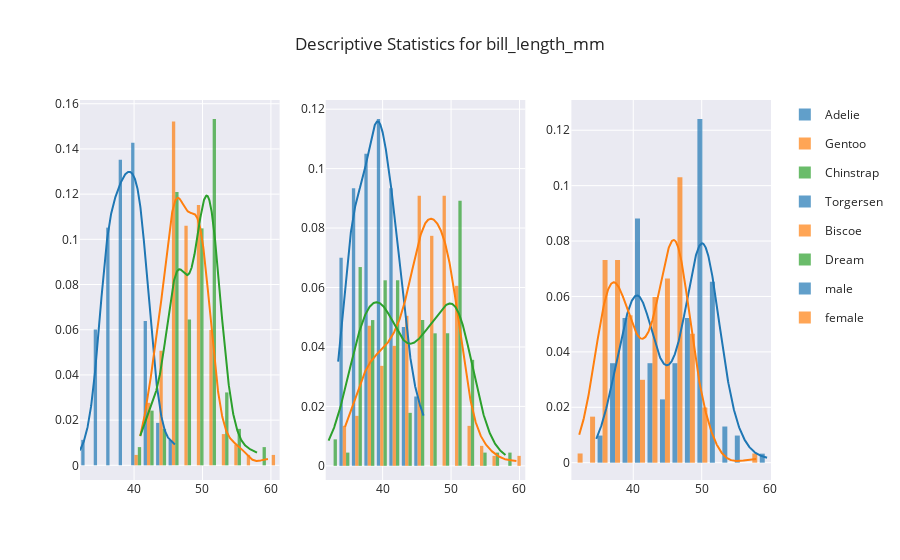
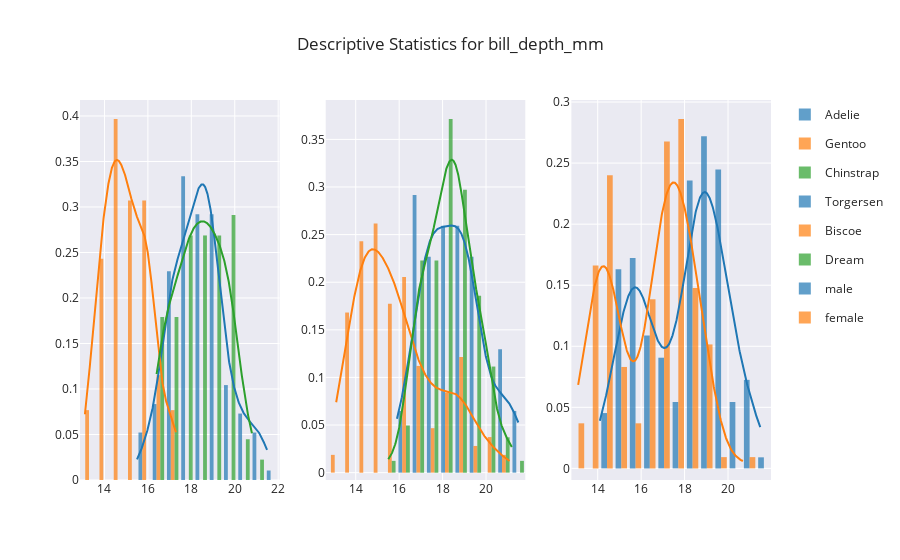
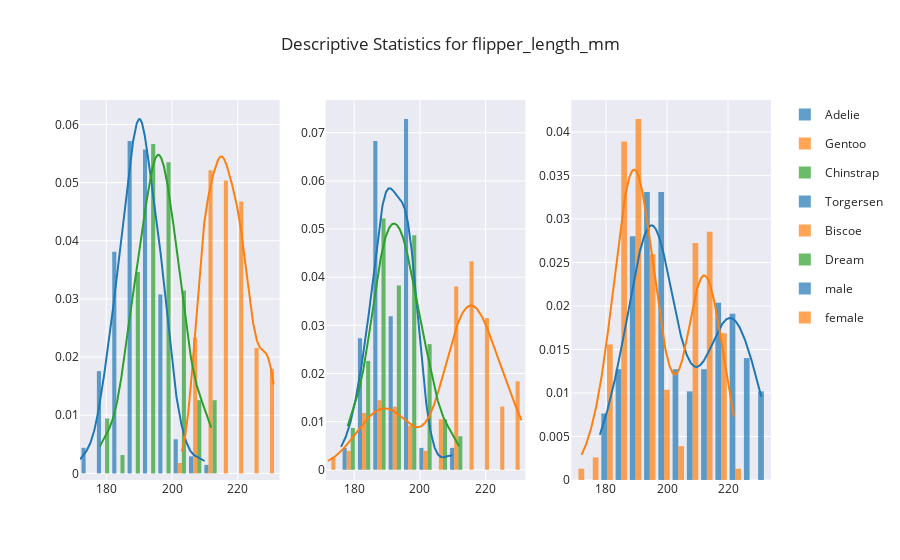
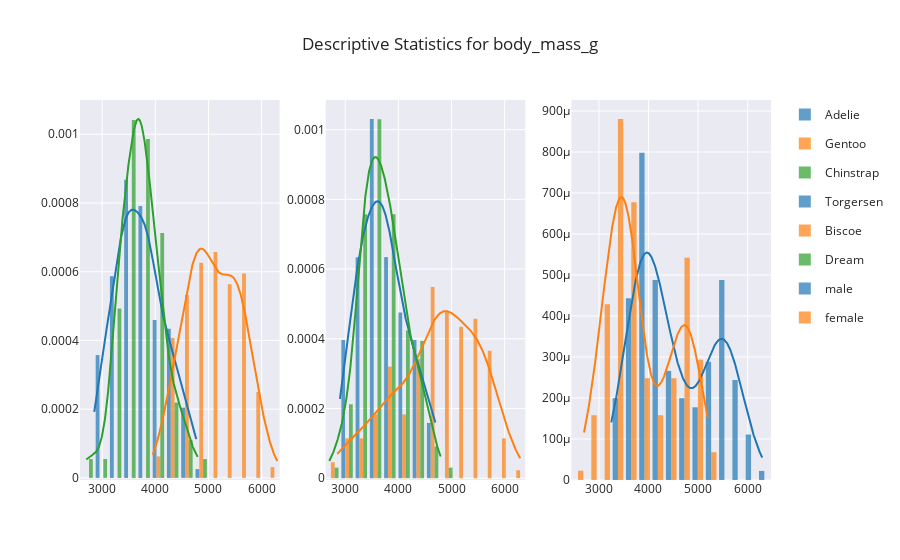

The code cell stored with these charts, in order, in its notebook:
### Markdown cell above
## Exploratory Findings (EF) 1:
<p>Species
<br>Adelie and Gentoo dominate proporionally in comparison to Chinstrap penguins
</p>
<p>Island
<br>Even more so, Torgersen and Biscoe dominate proportionally in comparison to Dream penguins
</p>
<p>Bill Length (mm)
<br>Across the entire dataset this feature appears to be a rougly bimodal distribution with peaks around 40 and 50
</p>
<p>Bill Depth (mm)
<br>Appears fairly uniform with the exception of additional frequency being observed around 19mm
</p>
<p>Flipper Length (mm)
<br>Similar to Bill Length, this feature appears to be a bimodal distribution with peaks around 90 and 115
</p>
<p>Body Mass (g)
<br>Our most normal distributed variable yet, this one is skewed to the right, however not drastically
</p>
<p>Sex
<br>Fairly even split between female and male penguins
</p>
<p>Year
<br>Years are also evenly split between 2007, 2008, and 2009
</p>
<br>Now let us explore the continous variables under each categorical variable to reveal potentially hidden pattens that are not visible at this stage.
<br> *Update* Year was not found to be an informational feature so it was removed from the frame

### Code cell
importlib.reload(plots)
quantitative = [column for column in penguins.columns if not plots.isQualitative(penguins, column)]
qualititative = [column for column in penguins.columns if plots.isQualitative(penguins, column)]
for feature in quantitative:
    plots.descriptiveDistributions(penguins, feature, qualititative).show()

### Figure 1 — Plotly figure (JSON) as saved in the notebook; plotly's stock layout.template omitted (floating-point values rounded to 4 significant figures; data arrays with more than 128 entries replaced by an {"elided": "..."} marker saying what was removed)
{"data": [{"autobinx": false, "histnorm": "probability density", "legendgroup": "Adelie", "marker": {"color": "rgb(31, 119, 180)"}, "name": "Adelie", "opacity": 0.7, "type": "histogram", "x": {"elided": "146 float values"}, "xaxis": "x", "xbins": {"end": 46, "size": 1.823, "start": 32.1}, "yaxis": "y"}, {"autobinx": false, "histnorm": "probability density", "legendgroup": "Gentoo", "marker": {"color": "rgb(255, 127, 14)"}, "name": "Gentoo", "opacity": 0.7, "type": "histogram", "x": [46.1, 50, 48.7, 50, 47.6, 46.5, 45.4, 46.7, 43.3, 46.8, 40.9, 49, 45.5, 48.4, 45.8, 49.3, 42, 49.2, 46.2, 48.7, 50.2, 45.1, 46.5, 46.3, 42.9, 46.1, 47.8, 48.2, 50, 47.3, 42.8, 45.1, 59.6, 49.1, 48.4, 42.6, 44.4, 44, 48.7, 42.7, 49.6, 45.3, 49.6, 50.5, 43.6, 45.5, 50.5, 44.9, 45.2, 46.6, 48.5, 45.1, 50.1, 46.5, 45, 43.8, 45.5, 43.2, 50.4, 45.3, 46.2, 45.7, 54.3, 45.8, 49.8, 49.5, 43.5, 50.7, 47.7, 46.4, 48.2, 46.5, 46.4, 48.6, 47.5, 51.1, 45.2, 45.2, 49.1, 52.5, 47.4, 50, 44.9, 50.8, 43.4, 51.3, 47.5, 52.1, 47.5, 52.2, 45.5, 49.5, 44.5, 50.8, 49.4, 46.9, 48.4, 51.1, 48.5, 55.9, 47.2, 49.1, 46.8, 41.7, 53.4, 43.3, 48.1, 50.5, 49.8, 43.5, 51.5, 46.2, 55.1, 48.8, 47.2, 46.8, 50.4, 45.2, 49.9], "xaxis": "x", "xbins": {"end": 59.6, "size": 1.823, "start": 40.9}, "yaxis": "y"}, {"autobinx": false, "histnorm": "probability density", "legendgroup": "Chinstrap", "marker": {"color": "rgb(44, 160, 44)"}, "name": "Chinstrap", "opacity": 0.7, "type": "histogram", "x": [46.5, 50, 51.3, 45.4, 52.7, 45.2, 46.1, 51.3, 46, 51.3, 46.6, 51.7, 47, 52, 45.9, 50.5, 50.3, 58, 46.4, 49.2, 42.4, 48.5, 43.2, 50.6, 46.7, 52, 50.5, 49.5, 46.4, 52.8, 40.9, 54.2, 42.5, 51, 49.7, 47.5, 47.6, 52, 46.9, 53.5, 49, 46.2, 50.9, 45.5, 50.9, 50.8, 50.1, 49, 51.5, 49.8, 48.1, 51.4, 45.7, 50.7, 42.5, 52.2, 45.2, 49.3, 50.2, 45.6, 51.9, 46.8, 45.7, 55.8, 43.5, 49.6, 50.8, 50.2], "xaxis": "x", "xbins": {"end": 58, "size": 1.823, "start": 40.9}, "yaxis": "y"}, {"legendgroup": "Adelie", "marker": {"color": "rgb(31, 119, 180)"}, "mode": "lines", "name": "Adelie", "showlegend": false, "type": "scatter", "x": {"elided": "500 float values"}, "xaxis": "x", "y": {"elided": "500 float values"}, "yaxis": "y"}, {"legendgroup": "Gentoo", "marker": {"color": "rgb(255, 127, 14)"}, "mode": "lines", "name": "Gentoo", "showlegend": false, "type": "scatter", "x": {"elided": "500 float values"}, "xaxis": "x", "y": {"elided": "500 float values"}, "yaxis": "y"}, {"legendgroup": "Chinstrap", "marker": {"color": "rgb(44, 160, 44)"}, "mode": "lines", "name": "Chinstrap", "showlegend": false, "type": "scatter", "x": {"elided": "500 float values"}, "xaxis": "x", "y": {"elided": "500 float values"}, "yaxis": "y"}, {"autobinx": false, "histnorm": "probability density", "legendgroup": "Torgersen", "marker": {"color": "rgb(31, 119, 180)"}, "name": "Torgersen", "opacity": 0.7, "type": "histogram", "x": [39.1, 39.5, 40.3, 36.7, 39.3, 38.9, 39.2, 41.1, 38.6, 34.6, 36.6, 38.7, 42.5, 34.4, 46, 35.9, 41.8, 33.5, 39.7, 39.6, 45.8, 35.5, 42.8, 40.9, 37.2, 36.2, 42.1, 34.6, 42.9, 36.7, 35.1, 38.6, 37.3, 35.7, 41.1, 36.2, 37.7, 40.2, 41.4, 35.2, 40.6, 38.8, 41.5, 39, 44.1, 38.5, 43.1], "xaxis": "x2", "xbins": {"end": 46, "size": 1.823, "start": 33.5}, "yaxis": "y2"}, {"autobinx": false, "histnorm": "probability density", "legendgroup": "Biscoe", "marker": {"color": "rgb(255, 127, 14)"}, "name": "Biscoe", "opacity": 0.7, "type": "histogram", "x": {"elided": "163 float values"}, "xaxis": "x2", "xbins": {"end": 59.6, "size": 1.823, "start": 34.5}, "yaxis": "y2"}, {"autobinx": false, "histnorm": "probability density", "legendgroup": "Dream", "marker": {"color": "rgb(44, 160, 44)"}, "name": "Dream", "opacity": 0.7, "type": "histogram", "x": [39.5, 37.2, 39.5, 40.9, 36.4, 39.2, 38.8, 42.2, 37.6, 39.8, 36.5, 40.8, 36, 44.1, 37, 39.6, 41.1, 36, 42.3, 37.3, 41.3, 36.3, 36.9, 38.3, 38.9, 35.7, 41.1, 34, 39.6, 36.2, 40.8, 38.1, 40.3, 33.1, 43.2, 36.8, 37.5, 38.1, 41.1, 35.6, 40.2, 37, 39.7, 40.2, 40.6, 32.1, 40.7, 37.3, 39, 39.2, 36.6, 36, 37.8, 36, 41.5, 46.5, 50, 51.3, 45.4, 52.7, 45.2, 46.1, 51.3, 46, 51.3, 46.6, 51.7, 47, 52, 45.9, 50.5, 50.3, 58, 46.4, 49.2, 42.4, 48.5, 43.2, 50.6, 46.7, 52, 50.5, 49.5, 46.4, 52.8, 40.9, 54.2, 42.5, 51, 49.7, 47.5, 47.6, 52, 46.9, 53.5, 49, 46.2, 50.9, 45.5, 50.9, 50.8, 50.1, 49, 51.5, 49.8, 48.1, 51.4, 45.7, 50.7, 42.5, 52.2, 45.2, 49.3, 50.2, 45.6, 51.9, 46.8, 45.7, 55.8, 43.5, 49.6, 50.8, 50.2], "xaxis": "x2", "xbins": {"end": 58, "size": 1.823, "start": 32.1}, "yaxis": "y2"}, {"legendgroup": "Torgersen", "marker": {"color": "rgb(31, 119, 180)"}, "mode": "lines", "name": "Torgersen", "showlegend": false, "type": "scatter", "x": {"elided": "500 float values"}, "xaxis": "x2", "y": {"elided": "500 float values"}, "yaxis": "y2"}, {"legendgroup": "Biscoe", "marker": {"color": "rgb(255, 127, 14)"}, "mode": "lines", "name": "Biscoe", "showlegend": false, "type": "scatter", "x": {"elided": "500 float values"}, "xaxis": "x2", "y": {"elided": "500 float values"}, "yaxis": "y2"}, {"legendgroup": "Dream", "marker": {"color": "rgb(44, 160, 44)"}, "mode": "lines", "name": "Dream", "showlegend": false, "type": "scatter", "x": {"elided": "500 float values"}, "xaxis": "x2", "y": {"elided": "500 float values"}, "yaxis": "y2"}, {"autobinx": false, "histnorm": "probability density", "legendgroup": "male", "marker": {"color": "rgb(31, 119, 180)"}, "name": "male", "opacity": 0.7, "type": "histogram", "x": {"elided": "168 float values"}, "xaxis": "x3", "xbins": {"end": 59.6, "size": 1.823, "start": 34.6}, "yaxis": "y3"}, {"autobinx": false, "histnorm": "probability density", "legendgroup": "female", "marker": {"color": "rgb(255, 127, 14)"}, "name": "female", "opacity": 0.7, "type": "histogram", "x": {"elided": "165 float values"}, "xaxis": "x3", "xbins": {"end": 58, "size": 1.823, "start": 32.1}, "yaxis": "y3"}, {"legendgroup": "male", "marker": {"color": "rgb(31, 119, 180)"}, "mode": "lines", "name": "male", "showlegend": false, "type": "scatter", "x": {"elided": "500 float values"}, "xaxis": "x3", "y": {"elided": "500 float values"}, "yaxis": "y3"}, {"legendgroup": "female", "marker": {"color": "rgb(255, 127, 14)"}, "mode": "lines", "name": "female", "showlegend": false, "type": "scatter", "x": {"elided": "500 float values"}, "xaxis": "x3", "y": {"elided": "500 float values"}, "yaxis": "y3"}], "layout": {"title": {"text": "Descriptive Statistics for bill_length_mm"}, "xaxis": {"anchor": "y", "domain": [0, 0.2889]}, "xaxis2": {"anchor": "y2", "domain": [0.3556, 0.6444]}, "xaxis3": {"anchor": "y3", "domain": [0.7111, 1]}, "yaxis": {"anchor": "x", "domain": [0, 1]}, "yaxis2": {"anchor": "x2", "domain": [0, 1]}, "yaxis3": {"anchor": "x3", "domain": [0, 1]}}}

### Figure 2 — Plotly figure (JSON) as saved in the notebook; plotly's stock layout.template omitted (floating-point values rounded to 4 significant figures; data arrays with more than 128 entries replaced by an {"elided": "..."} marker saying what was removed)
{"data": [{"autobinx": false, "histnorm": "probability density", "legendgroup": "Adelie", "marker": {"color": "rgb(31, 119, 180)"}, "name": "Adelie", "opacity": 0.7, "type": "histogram", "x": {"elided": "146 float values"}, "xaxis": "x", "xbins": {"end": 21.5, "size": 0.6567, "start": 15.5}, "yaxis": "y"}, {"autobinx": false, "histnorm": "probability density", "legendgroup": "Gentoo", "marker": {"color": "rgb(255, 127, 14)"}, "name": "Gentoo", "opacity": 0.7, "type": "histogram", "x": [13.2, 16.3, 14.1, 15.2, 14.5, 13.5, 14.6, 15.3, 13.4, 15.4, 13.7, 16.1, 13.7, 14.6, 14.6, 15.7, 13.5, 15.2, 14.5, 15.1, 14.3, 14.5, 14.5, 15.8, 13.1, 15.1, 15, 14.3, 15.3, 15.3, 14.2, 14.5, 17, 14.8, 16.3, 13.7, 17.3, 13.6, 15.7, 13.7, 16, 13.7, 15, 15.9, 13.9, 13.9, 15.9, 13.3, 15.8, 14.2, 14.1, 14.4, 15, 14.4, 15.4, 13.9, 15, 14.5, 15.3, 13.8, 14.9, 13.9, 15.7, 14.2, 16.8, 16.2, 14.2, 15, 15, 15.6, 15.6, 14.8, 15, 16, 14.2, 16.3, 13.8, 16.4, 14.5, 15.6, 14.6, 15.9, 13.8, 17.3, 14.4, 14.2, 14, 17, 15, 17.1, 14.5, 16.1, 14.7, 15.7, 15.8, 14.6, 14.4, 16.5, 15, 17, 15.5, 15, 16.1, 14.7, 15.8, 14, 15.1, 15.2, 15.9, 15.2, 16.3, 14.1, 16, 16.2, 13.7, 14.3, 15.7, 14.8, 16.1], "xaxis": "x", "xbins": {"end": 17.3, "size": 0.6567, "start": 13.1}, "yaxis": "y"}, {"autobinx": false, "histnorm": "probability density", "legendgroup": "Chinstrap", "marker": {"color": "rgb(44, 160, 44)"}, "name": "Chinstrap", "opacity": 0.7, "type": "histogram", "x": [17.9, 19.5, 19.2, 18.7, 19.8, 17.8, 18.2, 18.2, 18.9, 19.9, 17.8, 20.3, 17.3, 18.1, 17.1, 19.6, 20, 17.8, 18.6, 18.2, 17.3, 17.5, 16.6, 19.4, 17.9, 19, 18.4, 19, 17.8, 20, 16.6, 20.8, 16.7, 18.8, 18.6, 16.8, 18.3, 20.7, 16.6, 19.9, 19.5, 17.5, 19.1, 17, 17.9, 18.5, 17.9, 19.6, 18.7, 17.3, 16.4, 19, 17.3, 19.7, 17.3, 18.8, 16.6, 19.9, 18.8, 19.4, 19.5, 16.5, 17, 19.8, 18.1, 18.2, 19, 18.7], "xaxis": "x", "xbins": {"end": 20.8, "size": 0.6567, "start": 16.4}, "yaxis": "y"}, {"legendgroup": "Adelie", "marker": {"color": "rgb(31, 119, 180)"}, "mode": "lines", "name": "Adelie", "showlegend": false, "type": "scatter", "x": {"elided": "500 float values"}, "xaxis": "x", "y": {"elided": "500 float values"}, "yaxis": "y"}, {"legendgroup": "Gentoo", "marker": {"color": "rgb(255, 127, 14)"}, "mode": "lines", "name": "Gentoo", "showlegend": false, "type": "scatter", "x": {"elided": "500 float values"}, "xaxis": "x", "y": {"elided": "500 float values"}, "yaxis": "y"}, {"legendgroup": "Chinstrap", "marker": {"color": "rgb(44, 160, 44)"}, "mode": "lines", "name": "Chinstrap", "showlegend": false, "type": "scatter", "x": {"elided": "500 float values"}, "xaxis": "x", "y": {"elided": "500 float values"}, "yaxis": "y"}, {"autobinx": false, "histnorm": "probability density", "legendgroup": "Torgersen", "marker": {"color": "rgb(31, 119, 180)"}, "name": "Torgersen", "opacity": 0.7, "type": "histogram", "x": [18.7, 17.4, 18, 19.3, 20.6, 17.8, 19.6, 17.6, 21.2, 21.1, 17.8, 19, 20.7, 18.4, 21.5, 16.6, 19.4, 19, 18.4, 17.2, 18.9, 17.5, 18.5, 16.8, 19.4, 16.1, 19.1, 17.2, 17.6, 18.8, 19.4, 17, 20.5, 17, 18.6, 17.2, 19.8, 17, 18.5, 15.9, 19, 17.6, 18.3, 17.1, 18, 17.9, 19.2], "xaxis": "x2", "xbins": {"end": 21.5, "size": 0.6567, "start": 15.9}, "yaxis": "y2"}, {"autobinx": false, "histnorm": "probability density", "legendgroup": "Biscoe", "marker": {"color": "rgb(255, 127, 14)"}, "name": "Biscoe", "opacity": 0.7, "type": "histogram", "x": {"elided": "163 float values"}, "xaxis": "x2", "xbins": {"end": 21.1, "size": 0.6567, "start": 13.1}, "yaxis": "y2"}, {"autobinx": false, "histnorm": "probability density", "legendgroup": "Dream", "marker": {"color": "rgb(44, 160, 44)"}, "name": "Dream", "opacity": 0.7, "type": "histogram", "x": [16.7, 18.1, 17.8, 18.9, 17, 21.1, 20, 18.5, 19.3, 19.1, 18, 18.4, 18.5, 19.7, 16.9, 18.8, 19, 17.9, 21.2, 17.8, 20.3, 19.5, 18.6, 19.2, 18.8, 18, 18.1, 17.1, 18.1, 17.3, 18.9, 18.6, 18.5, 16.1, 18.5, 18.5, 18.5, 17.6, 17.5, 17.5, 20.1, 16.5, 17.9, 17.1, 17.2, 15.5, 17, 16.8, 18.7, 18.6, 18.4, 17.8, 18.1, 17.1, 18.5, 17.9, 19.5, 19.2, 18.7, 19.8, 17.8, 18.2, 18.2, 18.9, 19.9, 17.8, 20.3, 17.3, 18.1, 17.1, 19.6, 20, 17.8, 18.6, 18.2, 17.3, 17.5, 16.6, 19.4, 17.9, 19, 18.4, 19, 17.8, 20, 16.6, 20.8, 16.7, 18.8, 18.6, 16.8, 18.3, 20.7, 16.6, 19.9, 19.5, 17.5, 19.1, 17, 17.9, 18.5, 17.9, 19.6, 18.7, 17.3, 16.4, 19, 17.3, 19.7, 17.3, 18.8, 16.6, 19.9, 18.8, 19.4, 19.5, 16.5, 17, 19.8, 18.1, 18.2, 19, 18.7], "xaxis": "x2", "xbins": {"end": 21.2, "size": 0.6567, "start": 15.5}, "yaxis": "y2"}, {"legendgroup": "Torgersen", "marker": {"color": "rgb(31, 119, 180)"}, "mode": "lines", "name": "Torgersen", "showlegend": false, "type": "scatter", "x": {"elided": "500 float values"}, "xaxis": "x2", "y": {"elided": "500 float values"}, "yaxis": "y2"}, {"legendgroup": "Biscoe", "marker": {"color": "rgb(255, 127, 14)"}, "mode": "lines", "name": "Biscoe", "showlegend": false, "type": "scatter", "x": {"elided": "500 float values"}, "xaxis": "x2", "y": {"elided": "500 float values"}, "yaxis": "y2"}, {"legendgroup": "Dream", "marker": {"color": "rgb(44, 160, 44)"}, "mode": "lines", "name": "Dream", "showlegend": false, "type": "scatter", "x": {"elided": "500 float values"}, "xaxis": "x2", "y": {"elided": "500 float values"}, "yaxis": "y2"}, {"autobinx": false, "histnorm": "probability density", "legendgroup": "male", "marker": {"color": "rgb(31, 119, 180)"}, "name": "male", "opacity": 0.7, "type": "histogram", "x": {"elided": "168 float values"}, "xaxis": "x3", "xbins": {"end": 21.5, "size": 0.6567, "start": 14.1}, "yaxis": "y3"}, {"autobinx": false, "histnorm": "probability density", "legendgroup": "female", "marker": {"color": "rgb(255, 127, 14)"}, "name": "female", "opacity": 0.7, "type": "histogram", "x": {"elided": "165 float values"}, "xaxis": "x3", "xbins": {"end": 20.7, "size": 0.6567, "start": 13.1}, "yaxis": "y3"}, {"legendgroup": "male", "marker": {"color": "rgb(31, 119, 180)"}, "mode": "lines", "name": "male", "showlegend": false, "type": "scatter", "x": {"elided": "500 float values"}, "xaxis": "x3", "y": {"elided": "500 float values"}, "yaxis": "y3"}, {"legendgroup": "female", "marker": {"color": "rgb(255, 127, 14)"}, "mode": "lines", "name": "female", "showlegend": false, "type": "scatter", "x": {"elided": "500 float values"}, "xaxis": "x3", "y": {"elided": "500 float values"}, "yaxis": "y3"}], "layout": {"title": {"text": "Descriptive Statistics for bill_depth_mm"}, "xaxis": {"anchor": "y", "domain": [0, 0.2889]}, "xaxis2": {"anchor": "y2", "domain": [0.3556, 0.6444]}, "xaxis3": {"anchor": "y3", "domain": [0.7111, 1]}, "yaxis": {"anchor": "x", "domain": [0, 1]}, "yaxis2": {"anchor": "x2", "domain": [0, 1]}, "yaxis3": {"anchor": "x3", "domain": [0, 1]}}}

### Figure 3 — Plotly figure (JSON) as saved in the notebook; plotly's stock layout.template omitted (floating-point values rounded to 4 significant figures; data arrays with more than 128 entries replaced by an {"elided": "..."} marker saying what was removed)
{"data": [{"autobinx": false, "histnorm": "probability density", "legendgroup": "Adelie", "marker": {"color": "rgb(31, 119, 180)"}, "name": "Adelie", "opacity": 0.7, "type": "histogram", "x": {"elided": "146 int values"}, "xaxis": "x", "xbins": {"end": 210, "size": 4.673, "start": 172}, "yaxis": "y"}, {"autobinx": false, "histnorm": "probability density", "legendgroup": "Gentoo", "marker": {"color": "rgb(255, 127, 14)"}, "name": "Gentoo", "opacity": 0.7, "type": "histogram", "x": [211, 230, 210, 218, 215, 210, 211, 219, 209, 215, 214, 216, 214, 213, 210, 217, 210, 221, 209, 222, 218, 215, 213, 215, 215, 215, 215, 210, 220, 222, 209, 207, 230, 220, 220, 213, 219, 208, 208, 208, 225, 210, 216, 222, 217, 210, 225, 213, 215, 210, 220, 210, 225, 217, 220, 208, 220, 208, 224, 208, 221, 214, 231, 219, 230, 229, 220, 223, 216, 221, 221, 217, 216, 230, 209, 220, 215, 223, 212, 221, 212, 224, 212, 228, 218, 218, 212, 230, 218, 228, 212, 224, 214, 226, 216, 222, 203, 225, 219, 228, 215, 228, 215, 210, 219, 208, 209, 216, 229, 213, 230, 217, 230, 222, 214, 215, 222, 212, 213], "xaxis": "x", "xbins": {"end": 231, "size": 4.673, "start": 203}, "yaxis": "y"}, {"autobinx": false, "histnorm": "probability density", "legendgroup": "Chinstrap", "marker": {"color": "rgb(44, 160, 44)"}, "name": "Chinstrap", "opacity": 0.7, "type": "histogram", "x": [192, 196, 193, 188, 197, 198, 178, 197, 195, 198, 193, 194, 185, 201, 190, 201, 197, 181, 190, 195, 181, 191, 187, 193, 195, 197, 200, 200, 191, 205, 187, 201, 187, 203, 195, 199, 195, 210, 192, 205, 210, 187, 196, 196, 196, 201, 190, 212, 187, 198, 199, 201, 193, 203, 187, 197, 191, 203, 202, 194, 206, 189, 195, 207, 202, 193, 210, 198], "xaxis": "x", "xbins": {"end": 212, "size": 4.673, "start": 178}, "yaxis": "y"}, {"legendgroup": "Adelie", "marker": {"color": "rgb(31, 119, 180)"}, "mode": "lines", "name": "Adelie", "showlegend": false, "type": "scatter", "x": {"elided": "500 float values"}, "xaxis": "x", "y": {"elided": "500 float values"}, "yaxis": "y"}, {"legendgroup": "Gentoo", "marker": {"color": "rgb(255, 127, 14)"}, "mode": "lines", "name": "Gentoo", "showlegend": false, "type": "scatter", "x": {"elided": "500 float values"}, "xaxis": "x", "y": {"elided": "500 float values"}, "yaxis": "y"}, {"legendgroup": "Chinstrap", "marker": {"color": "rgb(44, 160, 44)"}, "mode": "lines", "name": "Chinstrap", "showlegend": false, "type": "scatter", "x": {"elided": "500 float values"}, "xaxis": "x", "y": {"elided": "500 float values"}, "yaxis": "y"}, {"autobinx": false, "histnorm": "probability density", "legendgroup": "Torgersen", "marker": {"color": "rgb(31, 119, 180)"}, "name": "Torgersen", "opacity": 0.7, "type": "histogram", "x": [181, 186, 195, 193, 190, 181, 195, 182, 191, 198, 185, 195, 197, 184, 194, 190, 198, 190, 190, 196, 197, 190, 195, 191, 184, 187, 195, 189, 196, 187, 193, 188, 199, 189, 189, 187, 198, 176, 202, 186, 199, 191, 195, 191, 210, 190, 197], "xaxis": "x2", "xbins": {"end": 210, "size": 4.673, "start": 176}, "yaxis": "y2"}, {"autobinx": false, "histnorm": "probability density", "legendgroup": "Biscoe", "marker": {"color": "rgb(255, 127, 14)"}, "name": "Biscoe", "opacity": 0.7, "type": "histogram", "x": {"elided": "163 int values"}, "xaxis": "x2", "xbins": {"end": 231, "size": 4.673, "start": 172}, "yaxis": "y2"}, {"autobinx": false, "histnorm": "probability density", "legendgroup": "Dream", "marker": {"color": "rgb(44, 160, 44)"}, "name": "Dream", "opacity": 0.7, "type": "histogram", "x": [178, 178, 188, 184, 195, 196, 190, 180, 181, 184, 182, 195, 186, 196, 185, 190, 182, 190, 191, 191, 194, 190, 189, 189, 190, 202, 205, 185, 186, 187, 208, 190, 196, 178, 192, 193, 199, 187, 190, 191, 200, 185, 193, 193, 187, 188, 190, 192, 185, 190, 184, 195, 193, 187, 201, 192, 196, 193, 188, 197, 198, 178, 197, 195, 198, 193, 194, 185, 201, 190, 201, 197, 181, 190, 195, 181, 191, 187, 193, 195, 197, 200, 200, 191, 205, 187, 201, 187, 203, 195, 199, 195, 210, 192, 205, 210, 187, 196, 196, 196, 201, 190, 212, 187, 198, 199, 201, 193, 203, 187, 197, 191, 203, 202, 194, 206, 189, 195, 207, 202, 193, 210, 198], "xaxis": "x2", "xbins": {"end": 212, "size": 4.673, "start": 178}, "yaxis": "y2"}, {"legendgroup": "Torgersen", "marker": {"color": "rgb(31, 119, 180)"}, "mode": "lines", "name": "Torgersen", "showlegend": false, "type": "scatter", "x": {"elided": "500 float values"}, "xaxis": "x2", "y": {"elided": "500 float values"}, "yaxis": "y2"}, {"legendgroup": "Biscoe", "marker": {"color": "rgb(255, 127, 14)"}, "mode": "lines", "name": "Biscoe", "showlegend": false, "type": "scatter", "x": {"elided": "500 float values"}, "xaxis": "x2", "y": {"elided": "500 float values"}, "yaxis": "y2"}, {"legendgroup": "Dream", "marker": {"color": "rgb(44, 160, 44)"}, "mode": "lines", "name": "Dream", "showlegend": false, "type": "scatter", "x": {"elided": "500 float values"}, "xaxis": "x2", "y": {"elided": "500 float values"}, "yaxis": "y2"}, {"autobinx": false, "histnorm": "probability density", "legendgroup": "male", "marker": {"color": "rgb(31, 119, 180)"}, "name": "male", "opacity": 0.7, "type": "histogram", "x": {"elided": "168 int values"}, "xaxis": "x3", "xbins": {"end": 231, "size": 4.673, "start": 178}, "yaxis": "y3"}, {"autobinx": false, "histnorm": "probability density", "legendgroup": "female", "marker": {"color": "rgb(255, 127, 14)"}, "name": "female", "opacity": 0.7, "type": "histogram", "x": {"elided": "165 int values"}, "xaxis": "x3", "xbins": {"end": 222, "size": 4.673, "start": 172}, "yaxis": "y3"}, {"legendgroup": "male", "marker": {"color": "rgb(31, 119, 180)"}, "mode": "lines", "name": "male", "showlegend": false, "type": "scatter", "x": {"elided": "500 float values"}, "xaxis": "x3", "y": {"elided": "500 float values"}, "yaxis": "y3"}, {"legendgroup": "female", "marker": {"color": "rgb(255, 127, 14)"}, "mode": "lines", "name": "female", "showlegend": false, "type": "scatter", "x": {"elided": "500 float values"}, "xaxis": "x3", "y": {"elided": "500 float values"}, "yaxis": "y3"}], "layout": {"title": {"text": "Descriptive Statistics for flipper_length_mm"}, "xaxis": {"anchor": "y", "domain": [0, 0.2889]}, "xaxis2": {"anchor": "y2", "domain": [0.3556, 0.6444]}, "xaxis3": {"anchor": "y3", "domain": [0.7111, 1]}, "yaxis": {"anchor": "x", "domain": [0, 1]}, "yaxis2": {"anchor": "x2", "domain": [0, 1]}, "yaxis3": {"anchor": "x3", "domain": [0, 1]}}}

### Figure 4 — Plotly figure (JSON) as saved in the notebook; plotly's stock layout.template omitted (floating-point values rounded to 4 significant figures; data arrays with more than 128 entries replaced by an {"elided": "..."} marker saying what was removed)
{"data": [{"autobinx": false, "histnorm": "probability density", "legendgroup": "Adelie", "marker": {"color": "rgb(31, 119, 180)"}, "name": "Adelie", "opacity": 0.7, "type": "histogram", "x": {"elided": "146 int values"}, "xaxis": "x", "xbins": {"end": 4775, "size": 268.4, "start": 2850}, "yaxis": "y"}, {"autobinx": false, "histnorm": "probability density", "legendgroup": "Gentoo", "marker": {"color": "rgb(255, 127, 14)"}, "name": "Gentoo", "opacity": 0.7, "type": "histogram", "x": [4500, 5700, 4450, 5700, 5400, 4550, 4800, 5200, 4400, 5150, 4650, 5550, 4650, 5850, 4200, 5850, 4150, 6300, 4800, 5350, 5700, 5000, 4400, 5050, 5000, 5100, 5650, 4600, 5550, 5250, 4700, 5050, 6050, 5150, 5400, 4950, 5250, 4350, 5350, 3950, 5700, 4300, 4750, 5550, 4900, 4200, 5400, 5100, 5300, 4850, 5300, 4400, 5000, 4900, 5050, 4300, 5000, 4450, 5550, 4200, 5300, 4400, 5650, 4700, 5700, 5800, 4700, 5550, 4750, 5000, 5100, 5200, 4700, 5800, 4600, 6000, 4750, 5950, 4625, 5450, 4725, 5350, 4750, 5600, 4600, 5300, 4875, 5550, 4950, 5400, 4750, 5650, 4850, 5200, 4925, 4875, 4625, 5250, 4850, 5600, 4975, 5500, 5500, 4700, 5500, 4575, 5500, 5000, 5950, 4650, 5500, 4375, 5850, 6000, 4925, 4850, 5750, 5200, 5400], "xaxis": "x", "xbins": {"end": 6300, "size": 268.4, "start": 3950}, "yaxis": "y"}, {"autobinx": false, "histnorm": "probability density", "legendgroup": "Chinstrap", "marker": {"color": "rgb(44, 160, 44)"}, "name": "Chinstrap", "opacity": 0.7, "type": "histogram", "x": [3500, 3900, 3650, 3525, 3725, 3950, 3250, 3750, 4150, 3700, 3800, 3775, 3700, 4050, 3575, 4050, 3300, 3700, 3450, 4400, 3600, 3400, 2900, 3800, 3300, 4150, 3400, 3800, 3700, 4550, 3200, 4300, 3350, 4100, 3600, 3900, 3850, 4800, 2700, 4500, 3950, 3650, 3550, 3500, 3675, 4450, 3400, 4300, 3250, 3675, 3325, 3950, 3600, 4050, 3350, 3450, 3250, 4050, 3800, 3525, 3950, 3650, 3650, 4000, 3400, 3775, 4100, 3775], "xaxis": "x", "xbins": {"end": 4800, "size": 268.4, "start": 2700}, "yaxis": "y"}, {"legendgroup": "Adelie", "marker": {"color": "rgb(31, 119, 180)"}, "mode": "lines", "name": "Adelie", "showlegend": false, "type": "scatter", "x": {"elided": "500 float values"}, "xaxis": "x", "y": {"elided": "500 float values"}, "yaxis": "y"}, {"legendgroup": "Gentoo", "marker": {"color": "rgb(255, 127, 14)"}, "mode": "lines", "name": "Gentoo", "showlegend": false, "type": "scatter", "x": {"elided": "500 float values"}, "xaxis": "x", "y": {"elided": "500 float values"}, "yaxis": "y"}, {"legendgroup": "Chinstrap", "marker": {"color": "rgb(44, 160, 44)"}, "mode": "lines", "name": "Chinstrap", "showlegend": false, "type": "scatter", "x": {"elided": "500 float values"}, "xaxis": "x", "y": {"elided": "500 float values"}, "yaxis": "y"}, {"autobinx": false, "histnorm": "probability density", "legendgroup": "Torgersen", "marker": {"color": "rgb(31, 119, 180)"}, "name": "Torgersen", "opacity": 0.7, "type": "histogram", "x": [3750, 3800, 3250, 3450, 3650, 3625, 4675, 3200, 3800, 4400, 3700, 3450, 4500, 3325, 4200, 3050, 4450, 3600, 3900, 3550, 4150, 3700, 4250, 3700, 3900, 3550, 4000, 3200, 4700, 3800, 4200, 2900, 3775, 3350, 3325, 3150, 3500, 3450, 3875, 3050, 4000, 3275, 4300, 3050, 4000, 3325, 3500], "xaxis": "x2", "xbins": {"end": 4700, "size": 268.4, "start": 2900}, "yaxis": "y2"}, {"autobinx": false, "histnorm": "probability density", "legendgroup": "Biscoe", "marker": {"color": "rgb(255, 127, 14)"}, "name": "Biscoe", "opacity": 0.7, "type": "histogram", "x": {"elided": "163 int values"}, "xaxis": "x2", "xbins": {"end": 6300, "size": 268.4, "start": 2850}, "yaxis": "y2"}, {"autobinx": false, "histnorm": "probability density", "legendgroup": "Dream", "marker": {"color": "rgb(44, 160, 44)"}, "name": "Dream", "opacity": 0.7, "type": "histogram", "x": [3250, 3900, 3300, 3900, 3325, 4150, 3950, 3550, 3300, 4650, 3150, 3900, 3100, 4400, 3000, 4600, 3425, 3450, 4150, 3350, 3550, 3800, 3500, 3950, 3600, 3550, 4300, 3400, 4450, 3300, 4300, 3700, 4350, 2900, 4100, 3500, 4475, 3425, 3900, 3175, 3975, 3400, 4250, 3400, 3475, 3050, 3725, 3000, 3650, 4250, 3475, 3450, 3750, 3700, 4000, 3500, 3900, 3650, 3525, 3725, 3950, 3250, 3750, 4150, 3700, 3800, 3775, 3700, 4050, 3575, 4050, 3300, 3700, 3450, 4400, 3600, 3400, 2900, 3800, 3300, 4150, 3400, 3800, 3700, 4550, 3200, 4300, 3350, 4100, 3600, 3900, 3850, 4800, 2700, 4500, 3950, 3650, 3550, 3500, 3675, 4450, 3400, 4300, 3250, 3675, 3325, 3950, 3600, 4050, 3350, 3450, 3250, 4050, 3800, 3525, 3950, 3650, 3650, 4000, 3400, 3775, 4100, 3775], "xaxis": "x2", "xbins": {"end": 4800, "size": 268.4, "start": 2700}, "yaxis": "y2"}, {"legendgroup": "Torgersen", "marker": {"color": "rgb(31, 119, 180)"}, "mode": "lines", "name": "Torgersen", "showlegend": false, "type": "scatter", "x": {"elided": "500 float values"}, "xaxis": "x2", "y": {"elided": "500 float values"}, "yaxis": "y2"}, {"legendgroup": "Biscoe", "marker": {"color": "rgb(255, 127, 14)"}, "mode": "lines", "name": "Biscoe", "showlegend": false, "type": "scatter", "x": {"elided": "500 float values"}, "xaxis": "x2", "y": {"elided": "500 float values"}, "yaxis": "y2"}, {"legendgroup": "Dream", "marker": {"color": "rgb(44, 160, 44)"}, "mode": "lines", "name": "Dream", "showlegend": false, "type": "scatter", "x": {"elided": "500 float values"}, "xaxis": "x2", "y": {"elided": "500 float values"}, "yaxis": "y2"}, {"autobinx": false, "histnorm": "probability density", "legendgroup": "male", "marker": {"color": "rgb(31, 119, 180)"}, "name": "male", "opacity": 0.7, "type": "histogram", "x": {"elided": "168 int values"}, "xaxis": "x3", "xbins": {"end": 6300, "size": 268.4, "start": 3250}, "yaxis": "y3"}, {"autobinx": false, "histnorm": "probability density", "legendgroup": "female", "marker": {"color": "rgb(255, 127, 14)"}, "name": "female", "opacity": 0.7, "type": "histogram", "x": {"elided": "165 int values"}, "xaxis": "x3", "xbins": {"end": 5200, "size": 268.4, "start": 2700}, "yaxis": "y3"}, {"legendgroup": "male", "marker": {"color": "rgb(31, 119, 180)"}, "mode": "lines", "name": "male", "showlegend": false, "type": "scatter", "x": {"elided": "500 float values"}, "xaxis": "x3", "y": {"elided": "500 float values"}, "yaxis": "y3"}, {"legendgroup": "female", "marker": {"color": "rgb(255, 127, 14)"}, "mode": "lines", "name": "female", "showlegend": false, "type": "scatter", "x": {"elided": "500 int values"}, "xaxis": "x3", "y": {"elided": "500 float values"}, "yaxis": "y3"}], "layout": {"title": {"text": "Descriptive Statistics for body_mass_g"}, "xaxis": {"anchor": "y", "domain": [0, 0.2889]}, "xaxis2": {"anchor": "y2", "domain": [0.3556, 0.6444]}, "xaxis3": {"anchor": "y3", "domain": [0.7111, 1]}, "yaxis": {"anchor": "x", "domain": [0, 1]}, "yaxis2": {"anchor": "x2", "domain": [0, 1]}, "yaxis3": {"anchor": "x3", "domain": [0, 1]}}}
